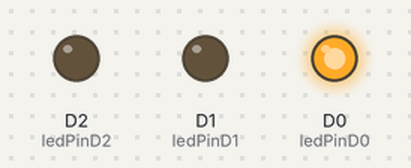
Recording of a program running on a simulated ESP8266 (NodeMCU). Parts: output pins drawn as LEDs (lit = HIGH).

Above: at 1.5 s.
At 4.5 s:
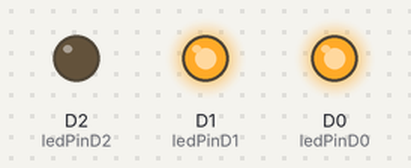
At 7.5 s:
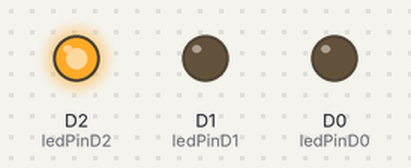
At 10.5 s:
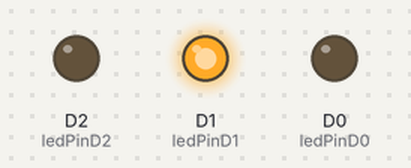
Timing chart, 0 to 15.6 s (numbered marks = the images above):
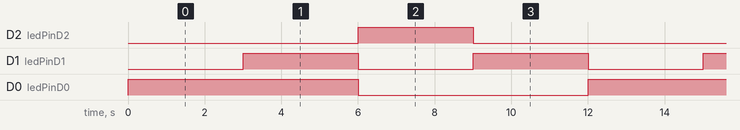

Measured:
- by itself, D2 (ledPinD2): alternates HIGH for 3.0 s and LOW for 9.0 s
- by itself, D1 (ledPinD1): alternates HIGH for 3.0 s and LOW for 3.0 s
- by itself, D0 (ledPinD0): alternates HIGH for 6.0 s and LOW for 6.0 s

The program:

main.cpp
```cpp
#include <Arduino.h>

const int ledPinD0 = D0;
const int ledPinD1 = D1;
const int ledPinD2 = D2;

enum LedState {
    STATE_RED,
    STATE_REDYELLOW,
    STATE_YELLOW,
    STATE_GREEN
};

LedState currentState = STATE_RED;

unsigned long previousMillis = 0;
const long blinkInterval = 500;

void setup() {
    pinMode(ledPinD0, OUTPUT);
    pinMode(ledPinD1, OUTPUT);
    pinMode(ledPinD2, OUTPUT);
}

void loop() {
    unsigned long currentMillis = millis();

    switch (currentState) {
        case STATE_RED:
            digitalWrite(ledPinD0, HIGH);
            digitalWrite(ledPinD1, LOW);
            digitalWrite(ledPinD2, LOW);
            break;

        case STATE_REDYELLOW:
            digitalWrite(ledPinD0, HIGH);
            digitalWrite(ledPinD1, HIGH);
            digitalWrite(ledPinD2, LOW);
            break;

        case STATE_GREEN:
            digitalWrite(ledPinD0, LOW);
            digitalWrite(ledPinD1, LOW);
            digitalWrite(ledPinD2, HIGH);
            break;

        case STATE_YELLOW:
            digitalWrite(ledPinD0, LOW);
            digitalWrite(ledPinD1, HIGH);
            digitalWrite(ledPinD2, LOW);
            break;
    }

    // State transition logic
    if (currentMillis % 12000 >= 9000)
    {
         currentState = STATE_YELLOW;
    }
    else if (currentMillis % 12000 >= 6000)
    {
        currentState = STATE_GREEN;
    }
    else if (currentMillis % 12000 >= 3000)
    {
        currentState = STATE_REDYELLOW;
    }
    else
    {
        currentState = STATE_RED;
    }
}
```
